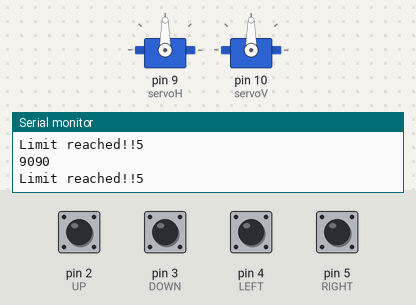
Recording of a sketch running on a simulated Arduino Uno, built with avr-gcc and run on an emulated ATmega328P. Parts: 2 × servo, the last lines printed to the serial monitor. Inputs (shaded band) come from the test bench; at power-on: pin 2 (UP), pin 3 (DOWN), pin 4 (LEFT), pin 5 (RIGHT) HIGH.

Above: at 1.2 s.
1.3 s: pin 2 (UP) pulled LOW for 1 s
At 3.4 s:
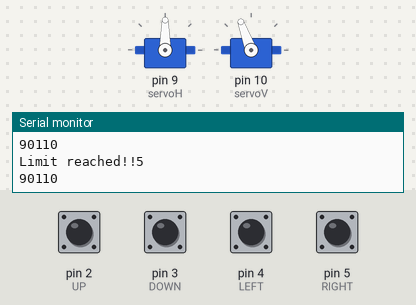
4.3 s: pin 4 (LEFT) pulled LOW for 1 s
At 6.4 s:
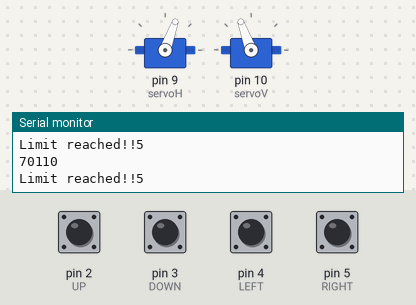
7.3 s: pin 3 (DOWN) pulled LOW for 1 s
At 9.5 s:
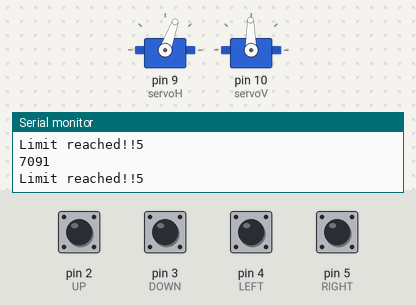
10.3 s: pin 3 (DOWN) pulled LOW for 1 s
At 11.9 s:
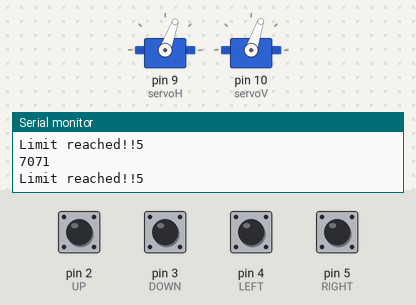
13.3 s: pin 5 (RIGHT) pulled LOW for 1 s
At 14.9 s:
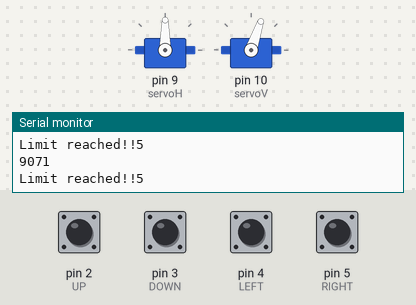
16.3 s: pin 5 (RIGHT) pulled LOW for 1 s
At 17.9 s:
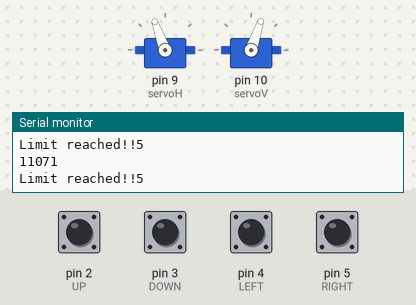
Timing chart, 0 to 19.4 s (numbered marks = the images above; inputs shaded):
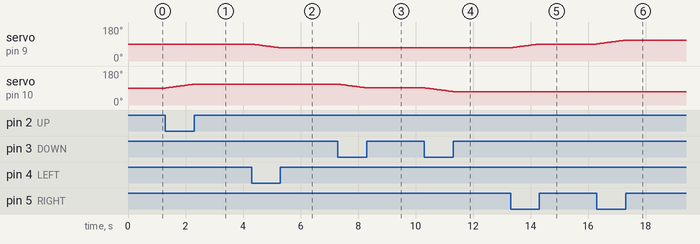

Measured:
- after the input at 1.3 s, servo on pin 10 (servoV): moves from 90° to 110° over 0.96 s, starting at once
- after the input at 4.3 s, servo on pin 9 (servoH): moves from 90° to 70° over 0.96 s, starting at once
- after the input at 7.3 s, servo on pin 10 (servoV): moves from 110° to 91° over 0.91 s, starting at once
- after the input at 10.3 s, servo on pin 10 (servoV): moves from 91° to 71° over 0.96 s, starting at once
- after the input at 13.3 s, servo on pin 9 (servoH): moves from 70° to 90° over 0.96 s, starting at once
- after the input at 16.3 s, servo on pin 9 (servoH): moves from 90° to 110° over 0.96 s, starting at once

The sketch:

pov.ino
```cpp
#include <Servo.h>

const int UP    = 2;  //pin No.
const int DOWN  = 3;
const int LEFT  = 4;
const int RIGHT = 5;

const int MINH = 20;
const int MAXH = 160;
const int MINV = 20;
const int MAXV = 160;

const int CYCLE = 50;  // 何ミリ秒に1回判定するか


Servo servoH;  // create servo object to control a servo
Servo servoV;  // create servo object to control a servo

void setup() {
  Serial.begin(9600);

  // Initialize Servo
  servoH.attach(9);  // pin9  => Horizontal
  servoV.attach(10); // pin10 => Vertical
  servoH.write(90);
  servoV.write(90);

  // Initialize Button
  pinMode(UP, INPUT_PULLUP);
  pinMode(DOWN, INPUT_PULLUP);
  pinMode(LEFT, INPUT_PULLUP);
  pinMode(RIGHT, INPUT_PULLUP);
}


void loop() {
  int dir = 5;

  delay(CYCLE);

  dir = button();
  Serial.println(dir);
  control(dir);

}


int control(int dir) {
  int h = servoH.read();
  int v = servoV.read();
  int ratio = 1;

  switch(dir) {
    case 1: h -= ratio; v-= ratio; break;
    case 2:             v-= ratio; break;
    case 3: h += ratio; v-= ratio; break;
    case 4: h -= ratio;            break;
    case 5:                        break;
    case 6: h += ratio;            break;
    case 7: h -= ratio; v+= ratio; break;
    case 8:             v+= ratio; break;
    case 9: h += ratio; v+= ratio; break;
  }

  Serial.print(h);
  Serial.println(v);

  if (h <= MAXH && h >= MINH) {
    servoH.write(h);
  } else {
    Serial.print("Limit reached!!");
  }

  if (v <= MAXV && v >= MINV) {
    servoV.write(v);
    Serial.print("Limit reached!!");
  }
}


int button() {
  //
  // 7  8  9
  // 4     6
  // 1  2  3
  //

  int up, down, left, right;
  int dir = 0;

  up    = digitalRead(UP);
  down  = digitalRead(DOWN);
  left  = digitalRead(LEFT);
  right = digitalRead(RIGHT);

  // 次のswitchで判定できる形に変える
  //   up down left right の順になるように
  dir = (up << 3) + (down << 2) + (left << 1) + right;

  switch(dir) {
    case B1001: return 1;
    case B1011: return 2;
    case B1010: return 3;
    case B1101: return 4;
    case B1111: return 5;
    case B1110: return 6;
    case B0101: return 7;
    case B0111: return 8;
    case B0110: return 9;
    default:    return 5;
  }
}
```
